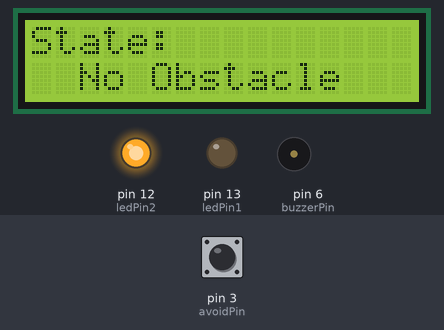
This sketch was run on a simulated Arduino Uno, built with avr-gcc and run on an emulated ATmega328P. On the bench: 16×2 character LCD, output pins drawn as LEDs (lit = HIGH), buzzer (waves = sounding). Dashed ring = blinking. The inputs (shaded band) are chosen by the test bench; at power-on: pin 3 (avoidPin) HIGH. What the sketch prints to the serial monitor is not drawn.

Above: at 5.3 s.
5.4 s: pin 3 (avoidPin) driven LOW
At 6.6 s:
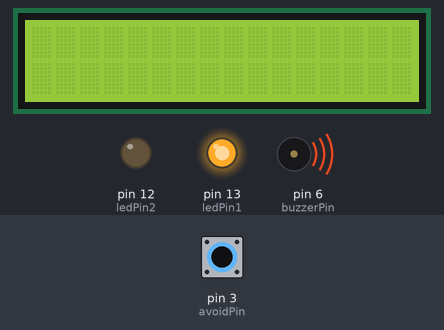
6.9 s: pin 3 (avoidPin) driven HIGH
At 8.2 s:
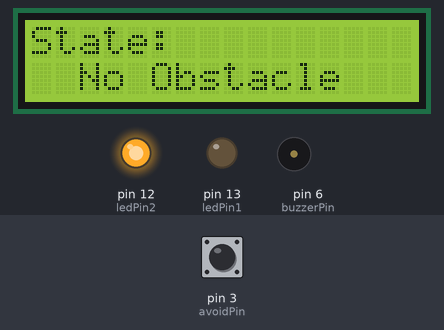
9.9 s: pin 3 (avoidPin) pulsed LOW 2 times (0.12 s each, 0.3 s apart)
At 11.1 s:
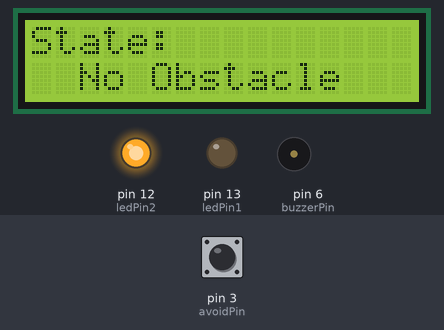
13.5 s: pin 3 (avoidPin) pulsed LOW 5 times (0.12 s each, 0.3 s apart)
At 13.9 s:
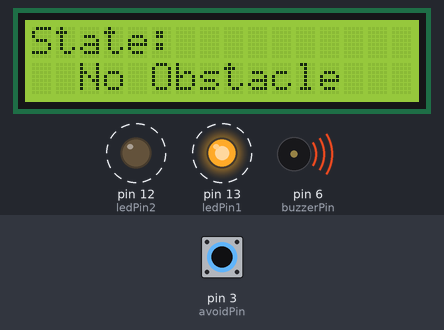
18.0 s: pin 3 (avoidPin) driven LOW
At 18.9 s:
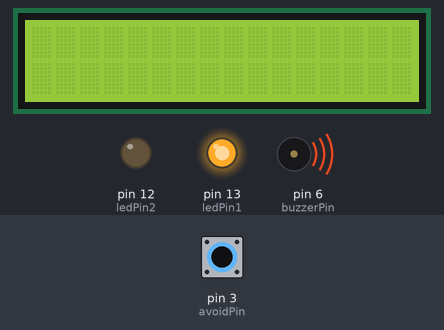
Timing chart, 0 to 21.0 s (numbered marks = the images above; inputs shaded):
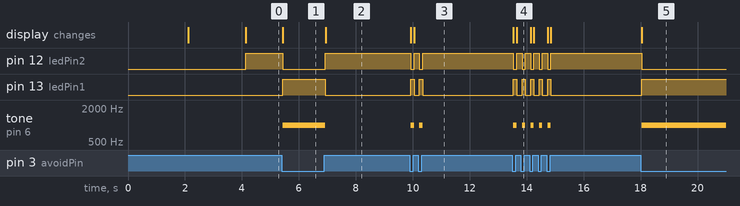

Measured:
- after the input at 5.4 s, pin 12 (ledPin2): HIGH → LOW at once; pin 13 (ledPin1): LOW → HIGH at once; tone on pin 6 (buzzerPin): silent → 1000 Hz at once; the display: changes at once (image 1)
- after the input at 6.9 s, pin 12 (ledPin2): LOW → HIGH at once; pin 13 (ledPin1): HIGH → LOW at once; tone on pin 6 (buzzerPin): 1000 Hz → silent at once; the display: changes at once (image 2)
- after the input at 9.9 s, pin 12 (ledPin2): alternates HIGH for 0.16 s and LOW for 0.13 s, 4 changes in all, then stays HIGH, starting at once; pin 13 (ledPin1): alternates HIGH for 0.13 s and LOW for 0.16 s, 4 changes in all, then stays LOW, starting at once
- after the input at 13.5 s, pin 12 (ledPin2): alternates HIGH for 0.20 s and LOW for 0.10 s, 10 changes in all, then stays HIGH, starting at once; pin 13 (ledPin1): alternates HIGH for 0.10 s and LOW for 0.20 s, 10 changes in all, then stays LOW, starting at once
- after the input at 18.0 s, pin 12 (ledPin2): HIGH → LOW at once; pin 13 (ledPin1): LOW → HIGH at once; tone on pin 6 (buzzerPin): silent → 1000 Hz at once; the display: changes at once (image 5)

The sketch:

IR_Abstacle_Avoidance_Sensor.ino
```cpp
//IR Obstacle Avoidance Sensor
//Skeched by JIN-WOO KIM

#include<LiquidCrystal_I2C.h>
LiquidCrystal_I2C lcd(0x27, 16, 2);
const int buzzerPin = 6;
const int avoidPin = 3;
int ledPin1 = 13;
int ledPin2 = 12;

void setup() {
  pinMode(ledPin1, OUTPUT);
  pinMode(ledPin2, OUTPUT);
  pinMode(buzzerPin, OUTPUT);
  pinMode(avoidPin, INPUT);
  lcd.begin();
  lcd.setCursor(5, 0); //sixth column, row #1
  lcd.print("Hello!");
  lcd.setCursor(0, 1); //first column, row #2
  lcd.print("MECHATRONICS:)");
  delay(2000);   //delay of the message
  lcd.clear();   // clear screen
  lcd.setCursor(0, 0); //first column, row #1
  lcd.print("IR Abstacle");
  lcd.setCursor(0, 1); //first column, row #2
  lcd.print("Avoidance Sensor");
  delay(2000); //delay 2000ms
  lcd.clear();
  Serial.begin(9600);
}

void loop() {
  boolean avoidVal = digitalRead(avoidPin);
  if (avoidVal == LOW) //if LOW, object is closer
  { Serial.println("Object is detected!!!!!!!");
    lcd.setCursor(0,0); // first coulumn, first low
    lcd.print("State:"); //print the message on LCD screen
    lcd.setCursor(0,1); // first coulumn, second low
    lcd.print("ObstacleIsDetected"); //print the message on LCD screen
    digitalWrite(ledPin1, HIGH); //turn on the redLED
    digitalWrite(ledPin2, LOW); //blueLED stays LOW
    tone(buzzerPin, 1000,500);
    lcd.clear();
  }
  else {
    Serial.println("No Obstacle");
    lcd.setCursor(0,0); // first coulumn, first low
    lcd.print("State:"); //print the message on LCD screen
    lcd.setCursor(2,1); // third coulumn, second low
    lcd.print("No Obstacle"); //print message on LCD screen
    digitalWrite(ledPin2, HIGH); //turn on the blueLED
    digitalWrite(ledPin1, LOW); //redLED stays LOW
    noTone(buzzerPin);
  }
}
```
